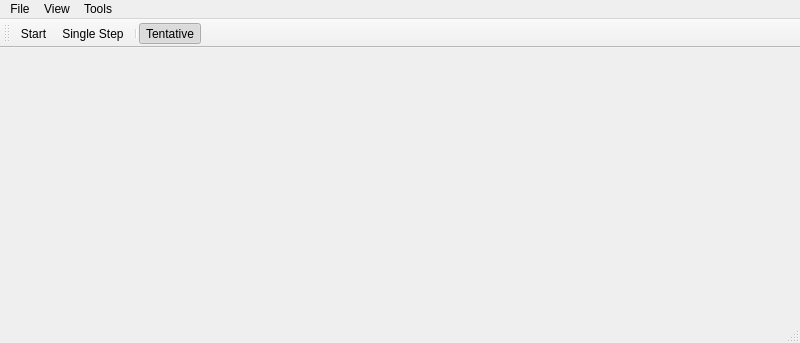
<?xml version="1.0" encoding="UTF-8"?>
<ui version="4.0">
 <class>MainWindow</class>
 <widget class="QMainWindow" name="MainWindow">
  <property name="geometry">
   <rect>
    <x>0</x>
    <y>0</y>
    <width>800</width>
    <height>343</height>
   </rect>
  </property>
  <property name="windowTitle">
   <string>icFlow3: Finite Element Simulation of Ice</string>
  </property>
  <widget class="QWidget" name="centralwidget"/>
  <widget class="QMenuBar" name="menubar">
   <property name="geometry">
    <rect>
     <x>0</x>
     <y>0</y>
     <width>800</width>
     <height>28</height>
    </rect>
   </property>
   <widget class="QMenu" name="menuFile">
    <property name="title">
     <string>File</string>
    </property>
    <addaction name="action_scene_reset"/>
    <addaction name="action_scene_open"/>
    <addaction name="action_scene_save_as"/>
    <addaction name="separator"/>
    <addaction name="action_import_floes"/>
    <addaction name="separator"/>
    <addaction name="action_quit"/>
   </widget>
   <widget class="QMenu" name="menuTools">
    <property name="title">
     <string>View</string>
    </property>
    <addaction name="separator"/>
    <addaction name="action_Tentative"/>
    <addaction name="action_show_axes"/>
    <addaction name="action_show_scalar_bar"/>
    <addaction name="action_draw_water_Level"/>
    <addaction name="separator"/>
    <addaction name="action_draw_Edges"/>
    <addaction name="action_draw_Boundary"/>
    <addaction name="action_draw_Arrows"/>
    <addaction name="separator"/>
    <addaction name="action_show_model"/>
    <addaction name="action_show_plots"/>
    <addaction name="actionMohr_s"/>
    <addaction name="action_show_benchmark"/>
   </widget>
   <widget class="QMenu" name="menuTools_2">
    <property name="title">
     <string>Tools</string>
    </property>
    <addaction name="action_floe_remesh"/>
    <addaction name="action_Trim"/>
    <addaction name="action_camera_reset"/>
    <addaction name="separator"/>
    <addaction name="action_Fracture"/>
   </widget>
   <addaction name="menuFile"/>
   <addaction name="menuTools"/>
   <addaction name="menuTools_2"/>
  </widget>
  <widget class="QStatusBar" name="statusbar"/>
  <widget class="QToolBar" name="toolBar">
   <property name="sizePolicy">
    <sizepolicy hsizetype="Preferred" vsizetype="Fixed">
     <horstretch>0</horstretch>
     <verstretch>0</verstretch>
    </sizepolicy>
   </property>
   <property name="windowTitle">
    <string>toolBar</string>
   </property>
   <property name="movable">
    <bool>true</bool>
   </property>
   <property name="allowedAreas">
    <set>Qt::BottomToolBarArea|Qt::TopToolBarArea</set>
   </property>
   <property name="floatable">
    <bool>false</bool>
   </property>
   <attribute name="toolBarArea">
    <enum>TopToolBarArea</enum>
   </attribute>
   <attribute name="toolBarBreak">
    <bool>false</bool>
   </attribute>
   <addaction name="action_simulation_start"/>
   <addaction name="action_simulation_single_step"/>
   <addaction name="separator"/>
   <addaction name="action_Tentative"/>
  </widget>
  <action name="action_camera_reset">
   <property name="text">
    <string>Reset Camera</string>
   </property>
   <property name="shortcut">
    <string>Ctrl+R</string>
   </property>
  </action>
  <action name="action_simulation_start">
   <property name="checkable">
    <bool>true</bool>
   </property>
   <property name="icon">
    <iconset resource="../icons.qrc">
     <normaloff>:/ic/icons/media-playback-start.svg</normaloff>
     <normalon>:/ic/icons/media-playback-pause.svg</normalon>:/ic/icons/media-playback-start.svg</iconset>
   </property>
   <property name="text">
    <string>Start</string>
   </property>
   <property name="shortcut">
    <string>F5</string>
   </property>
  </action>
  <action name="action_scene_open">
   <property name="icon">
    <iconset resource="../icons.qrc">
     <normaloff>:/icons/open.png</normaloff>:/icons/open.png</iconset>
   </property>
   <property name="text">
    <string>Open Scene...</string>
   </property>
   <property name="shortcut">
    <string>Ctrl+O</string>
   </property>
  </action>
  <action name="action_scene_save_as">
   <property name="icon">
    <iconset resource="../icons.qrc">
     <normaloff>:/icons/floppy-128.png</normaloff>:/icons/floppy-128.png</iconset>
   </property>
   <property name="text">
    <string>Save Scene As...</string>
   </property>
   <property name="shortcut">
    <string>Ctrl+S</string>
   </property>
  </action>
  <action name="action_mesh_remove">
   <property name="text">
    <string>Remove</string>
   </property>
   <property name="toolTip">
    <string>Remove object from the model</string>
   </property>
  </action>
  <action name="action_scene_reset">
   <property name="icon">
    <iconset resource="../icons.qrc">
     <normaloff>:/icons/new.png</normaloff>:/icons/new.png</iconset>
   </property>
   <property name="text">
    <string>Reset Scene</string>
   </property>
   <property name="toolTip">
    <string>Create new scene</string>
   </property>
   <property name="shortcut">
    <string>Ctrl+N</string>
   </property>
  </action>
  <action name="action_import_3D_boundary">
   <property name="text">
    <string>Import STL 3D Closed Boundary</string>
   </property>
  </action>
  <action name="action_import_floes">
   <property name="icon">
    <iconset resource="../icons.qrc">
     <normaloff>:/ic/icons/document-import.svg</normaloff>:/ic/icons/document-import.svg</iconset>
   </property>
   <property name="text">
    <string>Import Floes</string>
   </property>
   <property name="shortcut">
    <string>Ctrl+I</string>
   </property>
  </action>
  <action name="action_floe_remesh">
   <property name="text">
    <string>Remesh</string>
   </property>
  </action>
  <action name="action_quit">
   <property name="icon">
    <iconset resource="../icons.qrc">
     <normaloff>:/icons/but-quit.png</normaloff>:/icons/but-quit.png</iconset>
   </property>
   <property name="text">
    <string>Quit</string>
   </property>
   <property name="shortcut">
    <string>Ctrl+Q</string>
   </property>
  </action>
  <action name="action_simulation_single_step">
   <property name="icon">
    <iconset resource="../icons.qrc">
     <normaloff>:/ic/icons/system-log-out.svg</normaloff>:/ic/icons/system-log-out.svg</iconset>
   </property>
   <property name="text">
    <string>Single Step</string>
   </property>
   <property name="toolTip">
    <string>Single step</string>
   </property>
   <property name="shortcut">
    <string>Ctrl+D</string>
   </property>
  </action>
  <action name="action_show_axes">
   <property name="checkable">
    <bool>true</bool>
   </property>
   <property name="text">
    <string>Axes</string>
   </property>
  </action>
  <action name="action_show_benchmark">
   <property name="text">
    <string>Benchmark</string>
   </property>
   <property name="shortcut">
    <string>F4</string>
   </property>
  </action>
  <action name="action_show_model">
   <property name="text">
    <string>Model</string>
   </property>
   <property name="shortcut">
    <string>F1</string>
   </property>
  </action>
  <action name="action_show_plots">
   <property name="text">
    <string>Plots</string>
   </property>
   <property name="shortcut">
    <string>F2</string>
   </property>
  </action>
  <action name="action_show_scalar_bar">
   <property name="checkable">
    <bool>true</bool>
   </property>
   <property name="checked">
    <bool>true</bool>
   </property>
   <property name="text">
    <string>Scalar Bar</string>
   </property>
  </action>
  <action name="action_Trim">
   <property name="text">
    <string>Trim</string>
   </property>
  </action>
  <action name="actionMohr_s">
   <property name="text">
    <string>Mohr's</string>
   </property>
   <property name="shortcut">
    <string>F3</string>
   </property>
  </action>
  <action name="action_Fracture">
   <property name="text">
    <string>Fracture </string>
   </property>
   <property name="shortcut">
    <string>Ctrl+F</string>
   </property>
  </action>
  <action name="action_Tentative">
   <property name="checkable">
    <bool>true</bool>
   </property>
   <property name="checked">
    <bool>true</bool>
   </property>
   <property name="icon">
    <iconset resource="../icons.qrc">
     <normaloff>:/icons/realLeaf4.png</normaloff>:/icons/realLeaf4.png</iconset>
   </property>
   <property name="text">
    <string>Tentative</string>
   </property>
   <property name="shortcut">
    <string>Ctrl+T</string>
   </property>
  </action>
  <action name="action_draw_Edges">
   <property name="checkable">
    <bool>true</bool>
   </property>
   <property name="text">
    <string>Edges</string>
   </property>
   <property name="shortcut">
    <string>Ctrl+E</string>
   </property>
  </action>
  <action name="action_draw_Boundary">
   <property name="checkable">
    <bool>true</bool>
   </property>
   <property name="text">
    <string>Boundary</string>
   </property>
   <property name="shortcut">
    <string>Ctrl+B</string>
   </property>
  </action>
  <action name="action_draw_Arrows">
   <property name="checkable">
    <bool>true</bool>
   </property>
   <property name="text">
    <string>Arrows</string>
   </property>
   <property name="shortcut">
    <string>Ctrl+A</string>
   </property>
  </action>
  <action name="action_draw_water_Level">
   <property name="checkable">
    <bool>true</bool>
   </property>
   <property name="text">
    <string>Water Level</string>
   </property>
   <property name="shortcut">
    <string>Ctrl+L</string>
   </property>
  </action>
 </widget>
 <resources>
  <include location="../icons.qrc"/>
 </resources>
 <connections/>
</ui>
